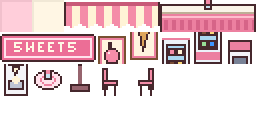
#> input picture ModPackage/BentleyPlayz FastFoodUsefulStuff/Content/source/z_DessertCorner_3.13.2_original.png, 128 x 64 px (shown 2 times larger)
$ python build_dessert_corner.py
#> lines starting #> are read from the running program, lines starting #| are printed output that depends on the picture
#!/usr/bin/env python3
"""Rebuilds assets/maps/z_DessertCorner.png (3.13.3) from the 3.13.2 original sheet.

Run from the Content folder:   python3 source/build_dessert_corner.py

Tile slots (16x16, 8 columns). Slots 0,1,11-16 are untouched originals.
  2-4   striped awning (now drawn on the Front layer at row 2, over the wall)
  5-7   kiosk counter (Buildings layer, row 4; Action tiles stay here)
  8-10  big sign, now reads DESSERT
  17    cafe table top        18  cafe table base (pink skirt)
  19    chair, back on left   20  chair, back on right
  21-23 "ORDER HERE" menu board (Buildings layer, row 3, behind the counter)
  24-26 items on the counter (Front layer, row 3): cake dome, bell + register, cake stand
  27-29 pink "order here" floor mat (Back layer, row 5, in front of the counter)
"""
import os
from PIL import Image

HERE = os.path.dirname(os.path.abspath(__file__))
SRC = os.path.join(HERE, "z_DessertCorner_3.13.2_original.png")
OUT = os.path.join(HERE, "..", "assets", "maps", "z_DessertCorner.png")

# ---------------------------------------------------------------- palette
# main-restaurant wood (taken from the dining-room tables and chairs)
WOOD_OUT = (76, 48, 33)
WOOD_TOP = (220, 160, 102)
WOOD_RIM = (240, 210, 152)
WOOD_SPK = (196, 140, 82)
WOOD_MID = (164, 102, 59)
WOOD_LIT = (180, 118, 69)
WOOD_SHD = (142, 85, 51)
# dessert-corner pinks and creams (already in the 3.13.2 sheet)
PLUM = (70, 40, 45)
PINK_HI = (255, 190, 205)
PINK_A = (244, 140, 168)
PINK_B = (236, 128, 160)
PINK_C = (236, 110, 150)
PINK_D = (214, 100, 136)
PINK_E = (200, 90, 120)
CREAM = (255, 246, 228)
CREAM2 = (255, 243, 214)
CREAM3 = (250, 244, 232)
GLASS_HI = (236, 242, 248)
GLASS = (200, 226, 240)
GLASS_D = (170, 215, 240)
STEEL = (190, 196, 210)
STEEL_D = (120, 130, 150)
GOLD = (250, 215, 120)
CARAMEL = (222, 166, 92)
CHERRY = (196, 75, 60)
BOARD = (96, 58, 66)
T = (0, 0, 0, 0)


def px(p):
    return p if len(p) == 4 else (p[0], p[1], p[2], 255)


def draw_rows(img, ox, oy, rows, legend):
    """Draw ASCII rows onto img at (ox,oy). '.' = leave untouched/transparent."""
    for dy, row in enumerate(rows):
        for dx, ch in enumerate(row):
            if ch == ".":
                continue
            img.putpixel((ox + dx, oy + dy), px(legend[ch]))


def tile_xy(i):
    return (i % 8) * 16, (i // 8) * 16


def clear_tile(sheet, i):
    x0, y0 = tile_xy(i)
    for y in range(16):
        for x in range(16):
            sheet.putpixel((x0 + x, y0 + y), T)


def paste_canvas(sheet, canvas, first_tile):
    """Slice a (16*n x 16) canvas into n tiles starting at first_tile."""
    n = canvas.width // 16
    for k in range(n):
        x0, y0 = tile_xy(first_tile + k)
        sheet.paste(canvas.crop((k * 16, 0, k * 16 + 16, 16)), (x0, y0))


def check(rows):
    for r in rows:
        assert len(r) == 16, (len(r), r)
    assert len(rows) == 16, len(rows)
    return rows


sheet = Image.open(SRC).convert("RGBA")
#> sheet is the input picture: PIL image 128x64 RGBA; mean R, G, B, A 95.6, 70.7, 74.9, 120

# ================================================================ 1. SIGN
# 3 tiles = 48x16. Keep the original frame, wipe the old letters, write DESSERT.
sx0, sy0 = tile_xy(8)
sign = Image.new("RGBA", (48, 16), T)
#> sign: PIL image 48x16 RGBA; every value is 0
for y in range(16):
    for x in range(48):
        sign.putpixel((x, y), sheet.getpixel((sx0 + x, sy0 + y)))
for y in range(4, 11):
    for x in range(3, 45):
        sign.putpixel((x, y), px(PINK_C))

FONT = {  # 4 wide x 5 tall
    "D": ["111.", "1..1", "1..1", "1..1", "111."],
    "E": ["1111", "1...", "111.", "1...", "1111"],
    "S": [".111", "1...", ".11.", "...1", "111."],
    "R": ["111.", "1..1", "111.", "1.1.", "1..1"],
    "T": ["1111", ".11.", ".11.", ".11.", ".11."],
}
word = "DESSERT"
text_w = len(word) * 4 + (len(word) - 1)  # 34
x_start = 24 - text_w // 2  # 7 -> letters span x7..x40, 4px margin both sides
for pass_color, dx, dy in ((PINK_E, 1, 1), (CREAM2, 0, 0)):  # shadow, then letters
    for i, ch in enumerate(word):
        gx = x_start + i * 5
        for r, line in enumerate(FONT[ch]):
            for c, bit in enumerate(line):
                if bit == "1":
                    sign.putpixel((gx + c + dx, 5 + r + dy), px(pass_color))
paste_canvas(sheet, sign, 8)

# ================================================================ 2. AWNING (tiles 2-4)
aw = Image.new("RGBA", (48, 16), T)
filled = set()
for x in range(48):
    pink = (x % 8) < 4
    col = PINK_A if pink else CREAM2
    for y in range(4, 14):
        aw.putpixel((x, y), px(col)); filled.add((x, y))
    if x % 4 in (1, 2):  # rounded scallop tip
        aw.putpixel((x, 14), px(col)); filled.add((x, 14))
#> after the loop, filled = 504 items
for x in range(48):  # top rail
    aw.putpixel((x, 1), px(PLUM))
    aw.putpixel((x, 2), px(PINK_E))
    aw.putpixel((x, 3), px(PINK_D))
for y in range(1, 14):  # side outlines
    aw.putpixel((0, y), px(PLUM)); aw.putpixel((47, y), px(PLUM))
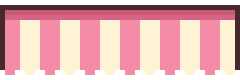
#> aw: PIL image 48x16 RGBA (shown 5 times larger); mean R, G, B, A 188.6, 135.8, 139.9, 215.2; transparent parts drawn white
# outline under the scallops
for (x, y) in list(filled):
    for dx, dy in ((0, 1), (1, 0), (-1, 0)):
        nx, ny = x + dx, y + dy
        if 0 <= nx < 48 and ny < 16 and (nx, ny) not in filled and ny >= 12 and aw.getpixel((nx, ny))[3] == 0:
            aw.putpixel((nx, ny), px(PLUM))
#> this loop made 504 passes
#> (x, y) on passes 1 to 3: (27, 4), (27, 13), (8, 9)
# soft stripe shading: darker pixel at the bottom of each pink stripe
for x in range(48):
    if (x % 8) < 4 and 0 < x < 47:
        aw.putpixel((x, 13), px(PINK_B))
#> this loop made 48 passes
aw_up = Image.new("RGBA", (48, 16), T)
aw_up.paste(aw.crop((0, 1, 48, 16)), (0, 0))
paste_canvas(sheet, aw_up, 2)

# ================================================================ 3. MENU BOARD (tiles 21-23)
bd = Image.new("RGBA", (48, 16), px(BOARD))
for x in range(48):
    bd.putpixel((x, 0), px(PLUM)); bd.putpixel((x, 15), px(PLUM))
for y in range(16):
    bd.putpixel((0, y), px(PLUM)); bd.putpixel((47, y), px(PLUM))
for x in range(1, 47):  # pink trim line inside the top edge
    bd.putpixel((x, 1), px(PINK_A))
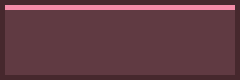
#> bd: PIL image 48x16 RGBA (shown 5 times larger); mean R, G, B, A 100.7, 60, 68.7, 255
# lower half: faint chalk dots so it does not look empty behind the items
for x in range(3, 46, 4):
    bd.putpixel((x, 12), px(PINK_D))
FONT3 = {
    "O": ["111", "101", "101", "101", "111"],
    "R": ["110", "101", "110", "101", "101"],
    "D": ["110", "101", "101", "101", "110"],
    "E": ["111", "100", "110", "100", "111"],
    "H": ["101", "101", "111", "101", "101"],
}
def draw_word3(img, word, x, y, color):
#> called with word = 'ORDER', x = 5, y = 3, color = (255, 243, 214)
    for i, ch in enumerate(word):
        for r, line in enumerate(FONT3[ch]):
            for c, bit in enumerate(line):
                if bit == "1":
                    img.putpixel((x + i * 4 + c, y + r), px(color))
draw_word3(bd, "ORDER", 5, 3, CREAM2)
draw_word3(bd, "HERE", 5 + 5 * 4 + 3, 3, CREAM2)   # "ORDER" = 19px, gap 4 -> HERE at x28
paste_canvas(sheet, bd, 21)

# ================================================================ 4. COUNTER + ITEMS (tiles 5-7 and 24-26)
# The counter is an opaque Buildings tile (row 4). The things standing on it are drawn on a
# 48x32 overlay: y0-15 is row 3 (Front layer tiles 24-26), y16-31 is row 4, whose pixels are
# baked into the counter tiles so each item is one continuous sprite.
counter = Image.new("RGBA", (48, 16), T)
for x in range(48):
    for y in range(0, 4):
        counter.putpixel((x, y), px(CREAM3))       # counter top surface
    counter.putpixel((x, 4), px(PLUM))              # front edge line
    counter.putpixel((x, 5), px(PINK_HI))           # lip highlight
    for y in range(6, 15):
        counter.putpixel((x, y), px(PINK_B))
    counter.putpixel((x, 15), px(PLUM))
    if x % 4 in (1, 2):                              # recessed panels (same rhythm as 3.13.2)
        for y in range(8, 14):
            counter.putpixel((x, y), px(PINK_D))
    if x % 4 == 0:
        counter.putpixel((x, 6), px(PINK_A))        # scallop trim under the lip
for y in range(16):
    counter.putpixel((0, y), px(PLUM)); counter.putpixel((47, y), px(PLUM))
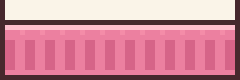
#> counter: PIL image 48x16 RGBA (shown 5 times larger); mean R, G, B, A 209.7, 140.2, 157, 255

items = Image.new("RGBA", (48, 32), T)
#> items: PIL image 48x32 RGBA; every value is 0
def P(x, y, c): items.putpixel((x, y), px(c))
def H(x0, x1, y, c):
    for x in range(x0, x1 + 1): P(x, y, c)

# ---- cake dome on a pink stand (x 0-15); top of the knob is y8, below the board lettering
for y in range(9, 17):
    for x in range(2, 14):
        dx = (x - 7.5) / 6.2
        dy = (y - 16) / 8.5
        if dx * dx + dy * dy <= 1.0:
            P(x, y, GLASS)
filled = {(x, y) for y in range(32) for x in range(16) if items.getpixel((x, y))[3]}
#> filled = 84 items
for (x, y) in filled:
    if any((x + dx, y + dy) not in filled for dx, dy in ((1, 0), (-1, 0), (0, -1))):
        P(x, y, STEEL_D)
#> this loop made 84 passes
#> (x, y) on passes 1 to 12: (4, 9), (3, 13), (5, 10), (8, 9), (11, 14), (6, 11), (7, 10), (3, 15), (5, 12), (8, 11), (9, 10), (11, 16)
P(7, 8, STEEL_D); P(8, 8, STEEL_D)                    # knob
for (x, y) in ((4, 13), (5, 12), (6, 11)):             # glass highlight
    P(x, y, GLASS_HI)
P(7, 11, CHERRY); P(8, 11, CHERRY)                    # strawberry
H(5, 10, 12, PINK_A)                                  # frosting
H(5, 10, 13, CREAM); H(5, 10, 14, PINK_D); H(5, 10, 15, CREAM)
H(2, 13, 16, STEEL_D)                                 # dome rim
H(2, 13, 17, PINK_HI); H(2, 13, 18, PINK_B)           # plate
P(2, 17, PLUM); P(13, 17, PLUM); P(2, 18, PLUM); P(13, 18, PLUM)

# ---- service bell + cash register (x 16-31)
draw_rows(items, 17, 12, [
    "...O...",
    "..OYO..",
    ".OYYYO.",
    ".OYLYO.",
    "OYYYYYO",
    "OOOOOOO",
    ".OCCCO.",
], {"O": PLUM, "Y": GOLD, "L": CREAM2, "C": CARAMEL})
draw_rows(items, 24, 11, [
    ".OOOOOO.",
    "OGHHHHGO",
    "OGGGGGGO",
    "OOOOOOOO",
    "OBCBCBBO",
    "OBBBBBBO",
    "OBBBBBBO",
    "OOOOOOOO",
], {"O": PLUM, "G": GLASS_D, "H": GLASS, "B": PINK_B, "C": CREAM2})

# ---- two-tier stand: cupcake on top, two donuts below (x 32-47)
S = 32
def SP(x, y, c): P(S + x, y, c)
def SH(x0, x1, y, c):
#> called with x0 = 6, x1 = 9, y = 9, c = (244, 140, 168)
    for x in range(x0, x1 + 1): SP(x, y, c)
SP(7, 8, CHERRY); SP(8, 8, CHERRY)                     # cherry
SH(6, 9, 9, PINK_A); SH(5, 10, 10, PINK_HI)            # frosting
SH(5, 10, 11, PINK_D); SH(5, 10, 12, PINK_D)           # wrapper
SH(3, 12, 13, PLUM); SH(4, 11, 14, PINK_B)             # top plate
for y in (15, 16):
    SP(7, y, PLUM); SP(8, y, PINK_D)                   # stem
SH(1, 14, 17, PLUM); SH(1, 14, 18, PINK_B)             # bottom plate
for x0 in (2, 10):                                      # donuts: glaze over dough
    SH(x0, x0 + 3, 15, PINK_A); SH(x0, x0 + 3, 16, CARAMEL)
    SP(x0 + 1, 15, CREAM2)

full = Image.new("RGBA", (48, 16), T)
full.paste(counter, (0, 0))
full.alpha_composite(items.crop((0, 16, 48, 32)))
paste_canvas(sheet, full, 5)                            # counter tiles (Buildings, row 4)
paste_canvas(sheet, items.crop((0, 0, 48, 16)), 24)     # items above it (Front, row 3)
#> after the loop in paste_canvas (call 5), `for k in range(n):`:
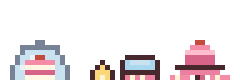
#> canvas: PIL image 48x16 RGBA (shown 5 times larger); mean R, G, B, A 41.3, 33.2, 35.6, 59.1; transparent parts drawn white

# ================================================================ 5. TABLE + CHAIRS
table_top = check([
    "................",
    "................",
    "................",
    "................",
    "................",
    "................",
    "................",
    "................",
    "..OOOOOOOOOOOO..",
    ".OIIIIIIIIIIIIO.",
    ".OJJJJJJRRJJJJO.",
    ".OJAASSSSSSAAJO.",
    ".OJBBMMMMMMBBJO.",
    ".OJCCGGGGGGCCJO.",
    ".OJKJJHHHHJJKJO.",
    ".OJJJJJYYJJJJJO.",
])
# row 5 above has 16 chars? verify
leg_tt = {"O": WOOD_OUT, "I": WOOD_RIM, "J": WOOD_TOP, "K": WOOD_SPK,
          "R": CHERRY, "S": PINK_A, "M": CREAM, "A": PINK_HI, "B": PINK_B,
          "C": PINK_D, "G": GLASS, "H": GLASS_D, "Y": STEEL}
clear_tile(sheet, 17)
draw_rows(sheet, *tile_xy(17), table_top, leg_tt)

table_base = check([
    ".OJJJJJJJJJJJJO.",
    ".OJKJJJJJJJJKJO.",
    ".OJJJJJJJJJJJJO.",
    ".OAAAAAAAAAAAAO.",
    ".OBBBBBBBBBBBBO.",
    ".OCCCCCCCCCCCCO.",
    "..dddddddddddd..",
    "...OwWO..OwWO...",
    "...OWWO..OWWO...",
    "...OWWO..OWWO...",
    "...OWWO..OWWO...",
    "...OWWO..OWWO...",
    "...OWWO..OWWO...",
    "...OWWO..OWWO...",
    "...OOOO..OOOO...",
    "................",
])
leg_tb = {"O": WOOD_OUT, "J": WOOD_TOP, "K": WOOD_SPK, "A": PINK_HI, "B": PINK_B,
          "C": PINK_D, "d": WOOD_SHD, "w": WOOD_LIT, "W": WOOD_MID}
clear_tile(sheet, 18)
draw_rows(sheet, *tile_xy(18), table_base, leg_tb)
#> call 4 of draw_rows, with ox = 32, oy = 32
#> after the loop in draw_rows (call 4), `for dy, row in enumerate(rows):`:
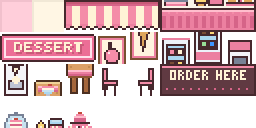
#> img: PIL image 128x64 RGBA (shown 2 times larger); mean R, G, B, A 115.4, 83.6, 87.7, 158.9; transparent parts drawn white

chair_l = check([
    "................",
    "................",
    "................",
    "....OO..........",
    "...OAAO.........",
    "...OAQO.........",
    "...OAQO.........",
    "...OAQO.........",
    "...OAQO.........",
    "...OQQO.........",
    "...OOOOOOOOOOO..",
    "...OAAAAAAAAAO..",
    "...OQQQQQQQQQO..",
    "...OCCCCCCCCCO..",
    "...OWWOOOOOWWO..",
    "...OOOO...OOOO..",
])
leg_ch = {"O": WOOD_OUT, "A": PINK_HI, "Q": PINK_A, "C": PINK_D, "W": WOOD_MID}
#> leg_ch = {'O': (76, 48, 33), 'A': (255, 190, 205), 'Q': (244, 140, 168), 'C': (214, 100, 136), 'W': (164, 102, 59)}
clear_tile(sheet, 19)
draw_rows(sheet, *tile_xy(19), chair_l, leg_ch)
# right chair = mirror of the left one
x19, y19 = tile_xy(19)
mirror = sheet.crop((x19, y19, x19 + 16, y19 + 16)).transpose(Image.FLIP_LEFT_RIGHT)
x20, y20 = tile_xy(20)
clear_tile(sheet, 20)
sheet.paste(mirror, (x20, y20))

# ================================================================ 6. FLOOR MAT (tiles 27-29)
# base = the floor tiles that are under the mat in the map: x2 (tile1 cream), x3 (tile0 pink), x4 (tile1 cream)
mat = Image.new("RGBA", (48, 16), T)
for k, base in enumerate((1, 0, 1)):
    bx, by = tile_xy(base)
    mat.paste(sheet.crop((bx, by, bx + 16, by + 16)), (k * 16, 0))
for y in range(2, 14):
    for x in range(1, 47):
        edge = x in (1, 46) or y in (2, 13)
        # rounded corners
        if (x, y) in ((1, 2), (46, 2), (1, 13), (46, 13)):
            continue
        mat.putpixel((x, y), px(PINK_E if edge else PINK_C))
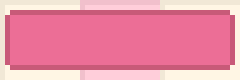
#> mat: PIL image 48x16 RGBA (shown 5 times larger); mean R, G, B, A 235.1, 141.6, 166, 255
for y in range(4, 12):
    for x in range(3, 45):
        if x in (3, 44) or y in (4, 11):
            mat.putpixel((x, y), px(CREAM2)) if (x + y) % 2 == 0 else None
#> this loop made 8 passes
arrow = [
    "...X...",
    "..XXX..",
    ".XXXXX.",
    "XXXXXXX",
    "..XXX..",
    "..XXX..",
    "..XXX..",
]
for cxm in (8, 24, 40):
    for r, line in enumerate(arrow):
        for c, ch in enumerate(line):
            if ch == "X":
                mat.putpixel((cxm - 3 + c, 4 + r), px(CREAM2))
paste_canvas(sheet, mat, 27)
#> after the loop in paste_canvas (call 6), `for k in range(n):`:
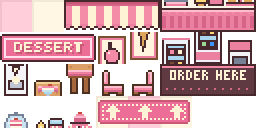
#> sheet: PIL image 128x64 RGBA (shown 2 times larger); mean R, G, B, A 139.6, 100.1, 105.4, 184.9; transparent parts drawn white

os.makedirs(os.path.dirname(OUT), exist_ok=True)
sheet.save(OUT)
print("wrote", os.path.normpath(OUT), sheet.size)
#| wrote ModPackage/BentleyPlayz FastFoodUsefulStuff/Content/assets/maps/z_DessertCorner.png (128, 64)

$ run again, with ModPackage/BentleyPlayz FastFoodUsefulStuff/Content/source/z_BentleyRestaurantExterior_3.7.2_original.png copied over ModPackage/BentleyPlayz FastFoodUsefulStuff/Content/source/z_DessertCorner_3.13.2_original.png
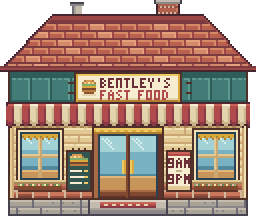
#> input picture ModPackage/BentleyPlayz FastFoodUsefulStuff/Content/source/z_BentleyRestaurantExterior_3.7.2_original.png, 128 x 112 px (shown 2 times larger)
#> sheet is the input picture: PIL image 128x112 RGBA; mean R, G, B, A 126.6, 102, 88.6, 209.4
#> after the loop `for x in range(48):`: filled = 504 items
#> the loop `for (x, y) in list(filled):` made 504 passes
#> (x, y) on passes 1 to 3: (27, 4), (27, 13), (8, 9)
#> the loop `for x in range(48):` made 48 passes
#> `filled = {(x, y) for y in range(32) for x in range(16) if items.getpix..`: filled = 84 items
#> the loop `for (x, y) in filled:` made 84 passes
#> (x, y) on passes 1 to 8: (4, 9), (3, 13), (5, 10), (8, 9), (11, 14), (6, 11), (7, 10), (3, 15)
#> leg_ch = {'O': (76, 48, 33), 'A': (255, 190, 205), 'Q': (244, 140, 168), 'C': (214, 100, 136), 'W': (164, 102, 59)}
#> after the loop `for y in range(2, 14):`:
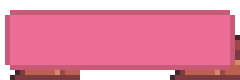
#> mat: PIL image 48x16 RGBA (shown 5 times larger); mean R, G, B, A 175.1, 81.6, 108.5, 202.5; transparent parts drawn white
#> the loop `for y in range(4, 12):` made 8 passes
#> after the loop in paste_canvas (call 6), `for k in range(n):`:
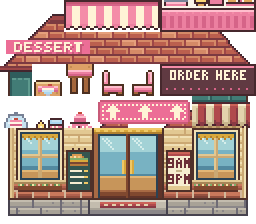
#> sheet: PIL image 128x112 RGBA (shown 2 times larger); mean R, G, B, A 130.8, 99.5, 92.6, 200.7; transparent parts drawn white
#| wrote ModPackage/BentleyPlayz FastFoodUsefulStuff/Content/assets/maps/z_DessertCorner.png (128, 112)
